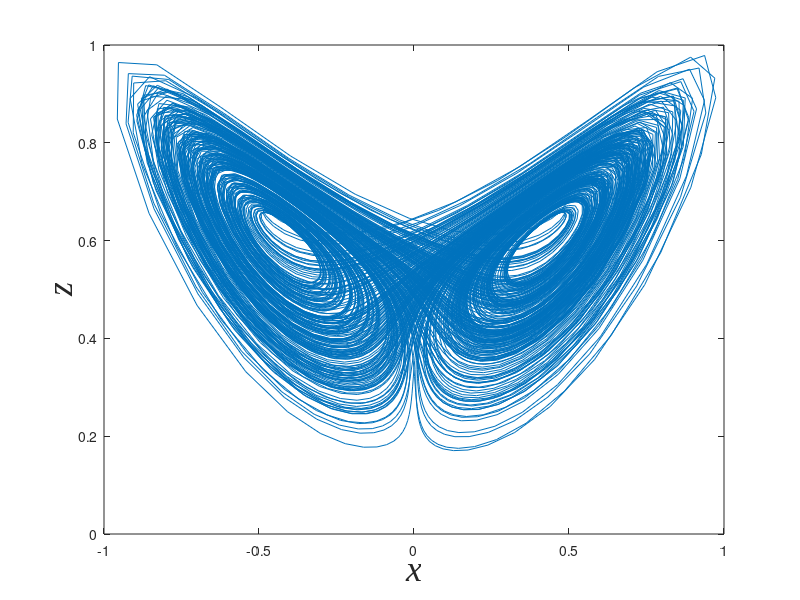
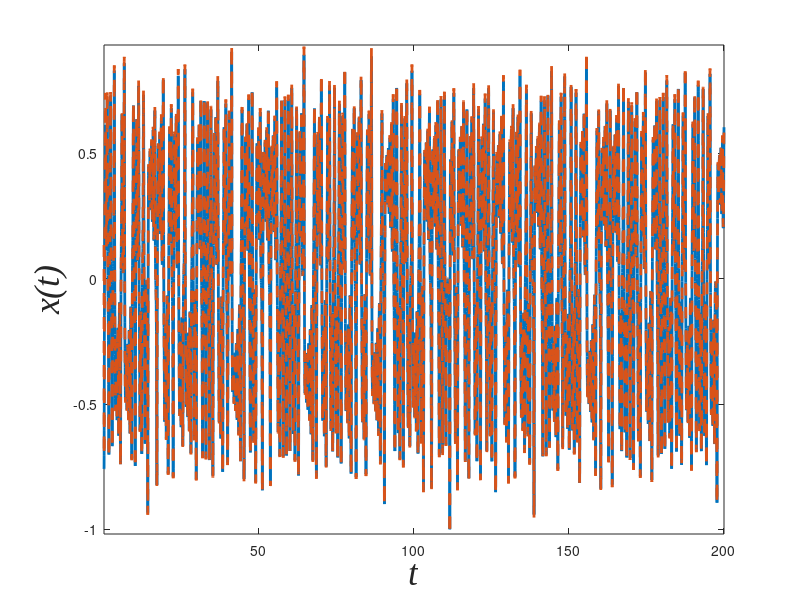
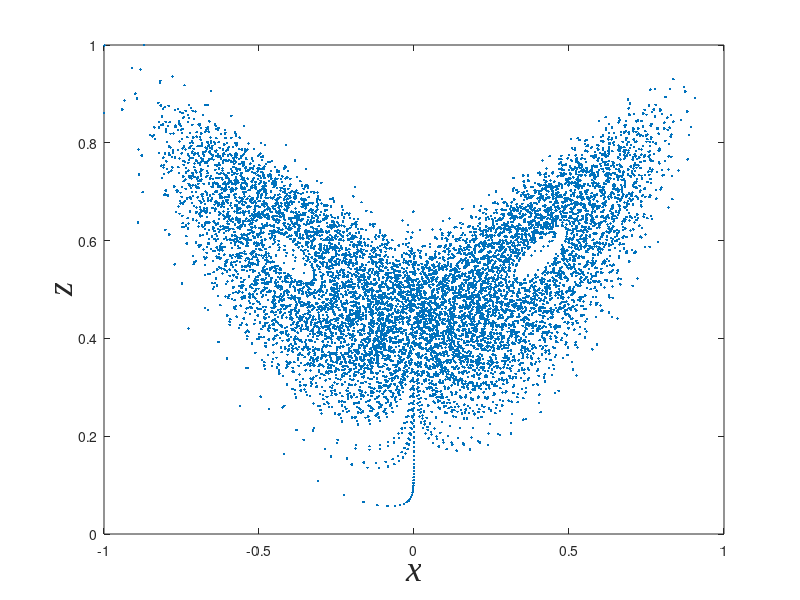
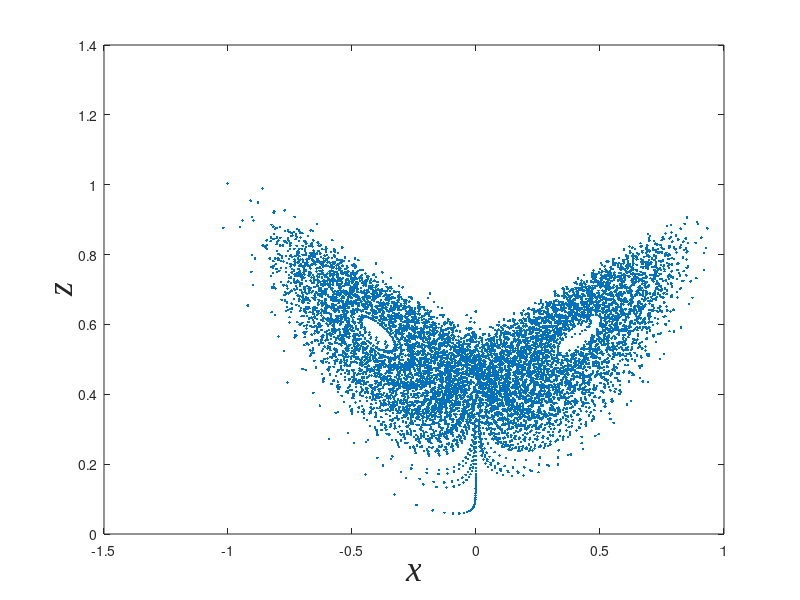

Source code (MATLAB) for these figures, in order:
clear all;
clc;
load Loren
Leakingrate=0.2;
nL=length(Leakingrate);
Ydata(:,1)=Y(1000:42000,1)./max(abs(Y(1000:42000,1)));
Ydata(:,2)=Y(1000:42000,2)./max(abs(Y(1000:42000,2)));
Ydata(:,3)=Y(1000:42000,3)./max(abs(Y(1000:42000,3)));
%Ydata=Y(1000:11000,:);
%sdata(1,1000:end)=sdata(1,1000:end)./max(abs(sdata(1,1000:end)));
mse=zeros(1,nL);
for k=1:nL
indata=Ydata;
outdata=Ydata;
initLen = 100;
trainLen =2600;
testLen = 600;
density=0.25;
inSize = 3; 
outSize = 3;
resSize =500; % size of the reservoir nodes;
a =Leakingrate(k); % leaking rate
Win = 2.0*rand(resSize,1+inSize)-1.0;
W=sprand(resSize, resSize, density);  

% Win = (rand(resSize,1+inSize)-0.5) .* 1;
% W = rand(resSize,resSize)-0.5;
% Option 1 - direct scaling (quick&dirty, reservoir-specific):
% W = W .* 0.13;
% Option 2 - normalizing and setting spectral radius (correct, slower):
disp 'Computing spectral radius...';
opt.disp = 0;
rhoW = abs(eigs(W,1,'LM',opt));
disp 'done.'
W = W .* (0.95/rhoW); % the spectral radius is 1.25:
% allocated memory for the design (collected states) matrix
X = zeros(1+inSize+resSize,trainLen-initLen);
% set the corresponding target matrix directly
Yt = outdata(initLen+2:trainLen+1,:)';
% run the reservoir with the data and collect X
x = zeros(resSize,1);
for t = 1:trainLen
    u = indata(t,:)';
    x = (1-a)*x + a*tanh( Win*[1;u] + W*x );
    if t > initLen
        X(:,t-initLen) = [1;u;x];
    end
end

% train the output
reg = 1e-8;  % regularization coefficient
X_T = X';
% Wout = Yt*X_T * inv(X*X_T + reg*eye(1+inSize+resSize));
Wout = Yt*X_T / (X*X_T + reg*eye(1+inSize+resSize));
% Wout = Yt*pinv(X);

% run the trained ESN in a generative mode. no need to initialize here, 
% because x is initialized with training data and we continue from there.
Y1= zeros(outSize,testLen);
u = indata(trainLen+1,:)';
for t = 1:testLen 
    x = (1-a)*x + a*tanh( Win*[1;u] + W*x );
    y = Wout*[1;u;x];
    Y1(:,t) = y;
    % generative mode:
    u = y;
    % this would be a predictive mode:
    %u = data(trainLen+t+1);
end
% errorLen = testLen;
% mse(k) = sum((outdata(trainLen+2:trainLen+errorLen+1)'-Y1(1,1:errorLen)).^2)./errorLen;
% disp( ['MSE = ', num2str( mse )] );
end
number=10000;
time2=[0:testLen-1]*0.02;
figure(1);
plot(outdata(trainLen+3:trainLen+2+number,1),outdata(trainLen+3:trainLen+2+number,3));
xlabel('\it{x}','FontName','Times New Roman','FontSize',26);
ylabel('\it{z}','FontName','Times New Roman','FontSize',26);


% figure(1);
% plot(time2,outdata(trainLen+2:trainLen+testLen+1,1),'linewidth',2);
% hold on;
% plot(time2,Y1(1,:)','-- ','linewidth',2);
% hold off;
% axis tight;
% xlabel('\it{t}','FontName','Times New Roman','FontSize',24);
% ylabel('\it{x}','FontName','Times New Roman','FontSize',24);


% figure(2);
% plot( outdata(trainLen+2:trainLen+testLen+1,2),'linewidth',2);
% hold on;
% plot( Y1(2,:)','-- ','linewidth',2);
% hold off;
% axis tight;
% 
% figure(3);
% plot( outdata(trainLen+2:trainLen+testLen+1,3),'linewidth',2);
% hold on;
% plot( Y1(3,:)','-- ','linewidth',2);
% hold off;
% axis tight;
%title('Target and generated signals y(n) starting at n=0');
% legend('Actual signal', 'Reservior output');
% xlabel('\it{t-T}','FontName','Times New Roman','FontSize',24);
% ylabel('\it{output}','FontName','Times New Roman','FontSize',24);
clear indata;
clear outdata;
clear Ydata;
load Loren50;
Ydata(:,1)=Y(1000:42000,1)./max(abs(Y(1000:42000,1)));
Ydata(:,2)=Y(1000:42000,2)./max(abs(Y(1000:42000,2)));
Ydata(:,3)=Y(1000:42000,3)./max(abs(Y(1000:42000,3)));
indata=Ydata;
outdata=Ydata;
%number=10000;
Ydata=zeros(number,3);
Pdata=zeros(number,3);
u=[1 -1 1]';
for i=1:number;
   u(2)=indata(trainLen+1+i,2);
   x = (1-a)*x + a*tanh( Win*[1;u] + W*x );
   y = Wout*[1;u;x];
   Pdata(i,:) = y;
   u=y;
end;
time=[1:number]*0.02;
figure(2);
plot(time,outdata(trainLen+3:trainLen+2+number,1),'linewidth',2);
hold on;
plot(time,Pdata(:,1)','-- ','linewidth',2);
hold off;
axis tight;
xlabel('\it{t}','FontName','Times New Roman','FontSize',26);
ylabel('\it{x(t)}','FontName','Times New Roman','FontSize',26);

% figure(3);
% plot(time,outdata(trainLen+3:trainLen+2+number,3),'linewidth',2);
% hold on;
% plot(time,Pdata(:,3)','-- ','linewidth',2);
% xlabel('\it{t}','FontName','Times New Roman','FontSize',26);
% ylabel('\it{z(t)}','FontName','Times New Roman','FontSize',26);
figure(4);
% plot(outdata(trainLen+3:trainLen+2+71,1),outdata(trainLen+3:trainLen+2+71,3),'--');
% hold on
plot(outdata(trainLen+74:trainLen+2+number,1),outdata(trainLen+74:trainLen+2+number,3),'. ');
xlabel('\it{x}','FontName','Times New Roman','FontSize',26);
ylabel('\it{z}','FontName','Times New Roman','FontSize',26);

figure(5)
% plot(Pdata(1:71,1),Pdata(1:71,3),'--');
% hold on
plot(Pdata(72:end,1),Pdata(72:end,3),'. ');
xlabel('\it{x}','FontName','Times New Roman','FontSize',26);
ylabel('\it{z}','FontName','Times New Roman','FontSize',26);

% figure(1);
% figure(4);
% semilogy(time,outdata(trainLen+3:trainLen+2+number,2)-Pdata(:,2),'linewidth',2);
% hold on;
% semilogy(time,outdata(trainLen+3:trainLen+2+number,3)-Pdata(:,3),'linewidth',2);
% 
% xlabel('\it{t}','FontName','Times New Roman','FontSize',26);
% ylabel('\it{Differences}','FontName','Times New Roman','FontSize',24);
% 
% 
% figure(5);
% plot(outdata(trainLen+3:trainLen+2+250,2),outdata(trainLen+3:trainLen+2+250,3),'linewidth',2);
% xlabel('\it{y(t)}','FontName','Times New Roman','FontSize',26);
% ylabel('\it{z(t)}','FontName','Times New Roman','FontSize',26);
% 
% figure(6);
% plot(Pdata(1:250,2),Pdata(1:250,3),'-- ','linewidth',2);
% xlabel('\it{y(t)}','FontName','Times New Roman','FontSize',26);
% ylabel('\it{z(t)}','FontName','Times New Roman','FontSize',26);

% figure(6);
% plot( outdata(trainLen+3:trainLen+2+number,3)-Pdata(:,3),'linewidth',2);
% figure(2);
% plot( X(1:20,1:200)' );
% title('Some reservoir activations x(n)');
% 
% figure(3);
% bar( Wout' )
% title('Output weights W^{out}');